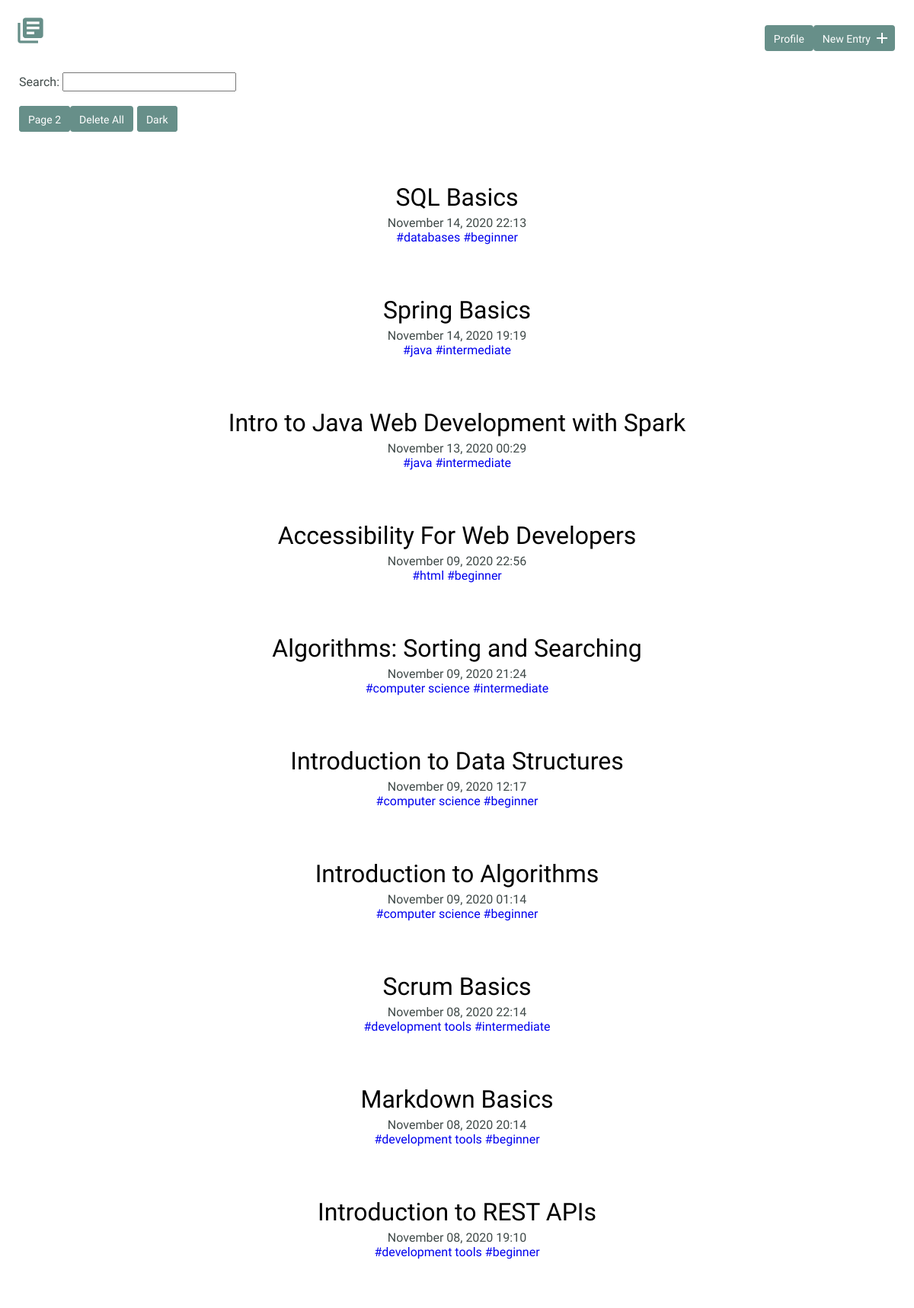
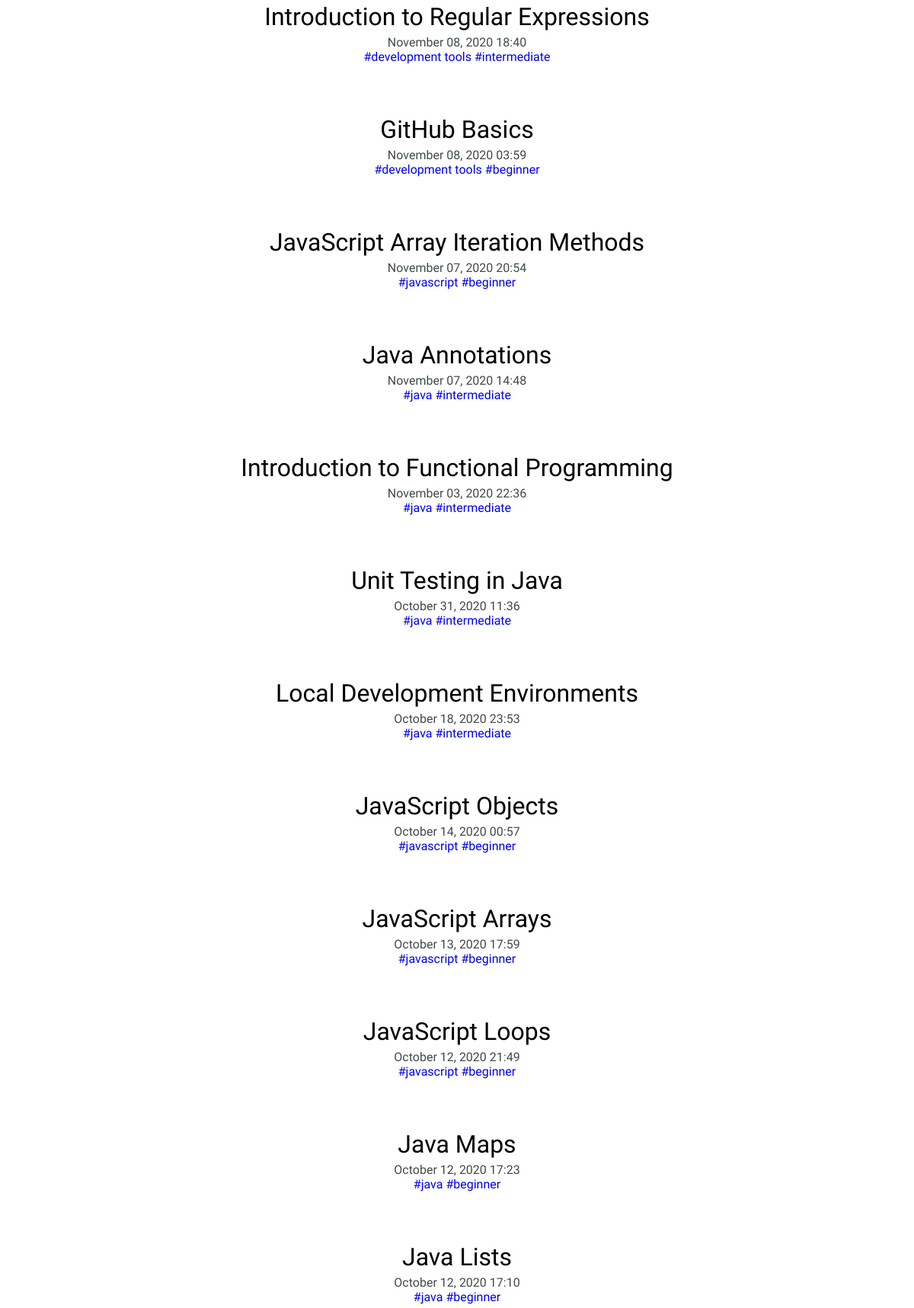
Screenshot of /index_l.php (upper part) with the database file from the repository (2 pictures, top to bottom).
### tables this page shows
CREATE TABLE "entries" (
	"id"	INTEGER NOT NULL PRIMARY KEY AUTOINCREMENT,
	"title"	TEXT NOT NULL,
	"date"	TEXT NOT NULL,
	"time"	TEXT NOT NULL,
	"time_spent_h"	INTEGER NOT NULL,
	"time_spent_m"	INTEGER NOT NULL,
	"learned"	BLOB NOT NULL,
	"resources"	BLOB
);

### inc/functions.php (called while the page is built, shortened)
<?php
function get_entry_list($limit, $offset) {
    include 'connection.php';
    $sql = "SELECT id, title, date, time FROM entries ";
    $sql .= "ORDER BY date DESC, time DESC, id DESC LIMIT :limit OFFSET :offset";
    try {
        $results = $db->prepare($sql);
        $results->bindValue('limit', $limit, PDO::PARAM_INT);
        $results->bindValue('offset', $offset, PDO::PARAM_INT);
        $results->execute();
    } catch (Exception $e) {
        echo "Error: " . $e->getMessage() . "<br>";
        return array();
    }
    return $results->fetchAll();
}
function get_tags($entry_id) {
    include 'connection.php';
    $sql = 'SELECT tag FROM tags ';
    $sql .= 'JOIN entry_tag ON tags.id = entry_tag.tag_id ';
    $sql .= 'JOIN entries ON entry_tag.entry_id = entries.id ';
    $sql .= 'WHERE entries.id = :entry_id';
    try {
        $results = $db->prepare($sql);
        $results->bindValue('entry_id', $entry_id, PDO::PARAM_INT);
        $results->execute();
    } catch (Exception $e) {
        echo "Error: " . $e->getMessage() . "<br>";
        return array();
    }
    return $results->fetchAll(PDO::FETCH_COLUMN, 0);
}

### index_l.php (the view, shortened to what this page needs)
<?php
require 'inc/functions.php';
$page = filter_input(INPUT_GET, 'p', FILTER_SANITIZE_NUMBER_INT);
if (empty($page)) {
    $page = 1;
}
$limit = 25;
$offset = $limit * ($page - 1);
include 'inc/header_l.php';
?>
    <section>
      <div class="container">
        <form method="get">
          Search:
          <input type="search" name="search" required>
        </form>
      <br>
        <?php
        if (empty($entries) && count(get_entry_list($limit, $offset)) >= $limit) {
            echo "<a href='index_l.php?p=" . ($page+1). "' class='button'>Page " . ($page+1) . "</a>";
        }
        if (!empty(get_entry_list($limit, $offset))) {
            echo "<input type='submit' class='button' value='Delete All' onclick='confirmDeleteAll()'>";
        }
        if (!empty($entries) && $page > 1) {
            echo "<a href='index.php?search=" . trim($search) . "&p=" . $page . "' class='button'>Dark</a>";
        } elseif (!empty($entries) && $page == 1) {
            echo "<a href='index.php?search=" . trim($search) . "' class='button'>Dark</a>";
        } elseif (empty($entries) && $page > 1) {
            echo "<a href='index.php?p=" . $page . "' class='button'>Dark</a>";
        } else {
            echo "<a href='index.php' class='button'>Dark</a>";
        }
        ?>
        <div class="entry-list">
          <?php
          if (isset($entries)) {
              foreach ($entries as $entry) {
                  echo "<article>";
                  echo "<h2><a href='detail_l.php?id=" . $entry['id'] . "'>" . $entry['title'] . "</a></h2>";
                  echo "<time datetime='" . $entry['date'] . " " . $entry['time'] . "'>" . date("F d, Y H:i", strtotime($entry['date'] . " " . $entry['time'])) . "</time><br>";
                  $tags = get_tags($entry['id']);
                  foreach ($tags as $tag) {
                      echo "<a href='tags_l.php?tag=" . $tag . "'>#" . $tag . "</a> ";
                  }
                  echo "</article>";
              }
          } else {
              foreach (get_entry_list($limit, $offset) as $item) {
                  echo "<article>";
                  echo "<h2><a href='detail_l.php?id=" . $item['id'] . "'>" . $item['title'] . "</a></h2>";
                  echo "<time datetime='" . $item['date'] . " " . $item['time'] . "'>" . date("F d, Y H:i", strtotime($item['date'] . " " . $item['time'])) . "</time><br>";
                  $tags = get_tags($item['id']);
                  foreach ($tags as $tag) {
                      echo "<a href='tags_l.php?tag=" . $tag . "'>#" . $tag . "</a> ";
                  }
                  echo "</article>";
              }
          }
          ?>
        </div>
      </div>
    </section>
<?php include 'inc/footer.php'; ?>

### css/site_l.css (style rules this page uses)
body { font-size: 16px; color: #404a49; font-family: 'Cousine', serif; font-weight: 400; }
.container { margin: 0 auto; padding: 0 25px; }
a { text-decoration: none; }
.button { padding: 8px 10px 6px 10px; background: #678f89; border: 2px solid #678f89; border-radius: 4px; text-decoration: none; color: #fff; position: relative; text-align: center; font-size: 14px; }
h1, h2, h3 { margin: 0; font-weight: 400; line-height: 1em; color: #000; }
h2 { font-size: 32px; }
h2 a { text-decoration: none; color: #000; }
.entry-list, .edit-entry, .new-entry { max-width: 800px; margin: 0 auto; padding: 70px 0 150px 0; }
.entry-list article { margin-bottom: 70px; text-align: center; }
.entry-list article h2 { margin-bottom: 8px; }
input[type=submit] { margin-right: 5px; }

### rows the page displays
entries: title "SQL Basics", date+time "November 14, 2020 22:13", tag "databases", tag "beginner"
entries: title "Spring Basics", date+time "November 14, 2020 19:19", tag "java", tag "intermediate"
entries: title "Intro to Java Web Development with Spark", date+time "November 13, 2020 00:29", tag "java", tag "intermediate"
entries: title "Accessibility For Web Developers", date+time "November 09, 2020 22:56", tag "html", tag "beginner"
entries: title "Algorithms: Sorting and Searching", date+time "November 09, 2020 21:24", tag "computer science", tag "intermediate"
entries: title "Introduction to Data Structures", date+time "November 09, 2020 12:17", tag "computer science", tag "beginner"
entries: title "Introduction to Algorithms", date+time "November 09, 2020 01:14", tag "computer science", tag "beginner"
entries: title "Scrum Basics", date+time "November 08, 2020 22:14", tag "development tools", tag "intermediate"
entries: title "Markdown Basics", date+time "November 08, 2020 20:14", tag "development tools", tag "beginner"
entries: title "Introduction to REST APIs", date+time "November 08, 2020 19:10", tag "development tools", tag "beginner"
entries: title "Introduction to Regular Expressions", date+time "November 08, 2020 18:40", tag "development tools", tag "intermediate"
entries: title "GitHub Basics", date+time "November 08, 2020 03:59", tag "development tools", tag "beginner"
entries: title "JavaScript Array Iteration Methods", date+time "November 07, 2020 20:54", tag "javascript", tag "beginner"
entries: title "Java Annotations", date+time "November 07, 2020 14:48", tag "java", tag "intermediate"
entries: title "Introduction to Functional Programming", date+time "November 03, 2020 22:36", tag "java", tag "intermediate"
entries: title "Unit Testing in Java", date+time "October 31, 2020 11:36", tag "java", tag "intermediate"
entries: title "Local Development Environments", date+time "October 18, 2020 23:53", tag "java", tag "intermediate"
entries: title "JavaScript Objects", date+time "October 14, 2020 00:57", tag "javascript", tag "beginner"
entries: title "JavaScript Arrays", date+time "October 13, 2020 17:59", tag "javascript", tag "beginner"
entries: title "JavaScript Loops", date+time "October 12, 2020 21:49", tag "javascript", tag "beginner"
entries: title "Java Maps", date+time "October 12, 2020 17:23", tag "java", tag "beginner"
entries: title "Java Lists", date+time "October 12, 2020 17:10", tag "java", tag "beginner"

### other values shown
$page+1 "2"
